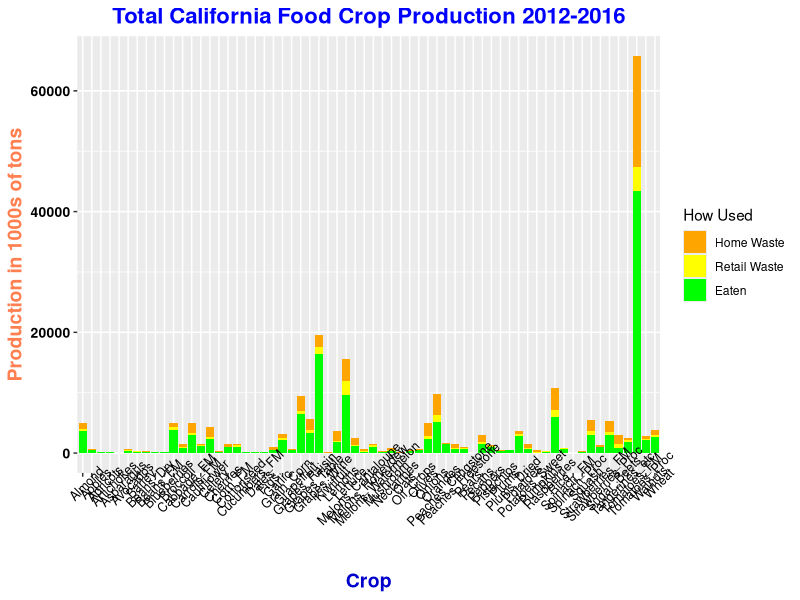
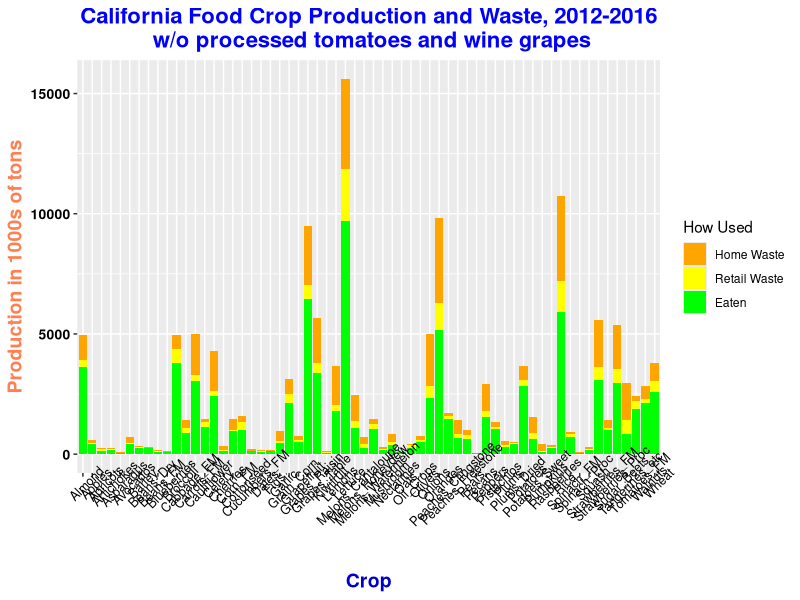
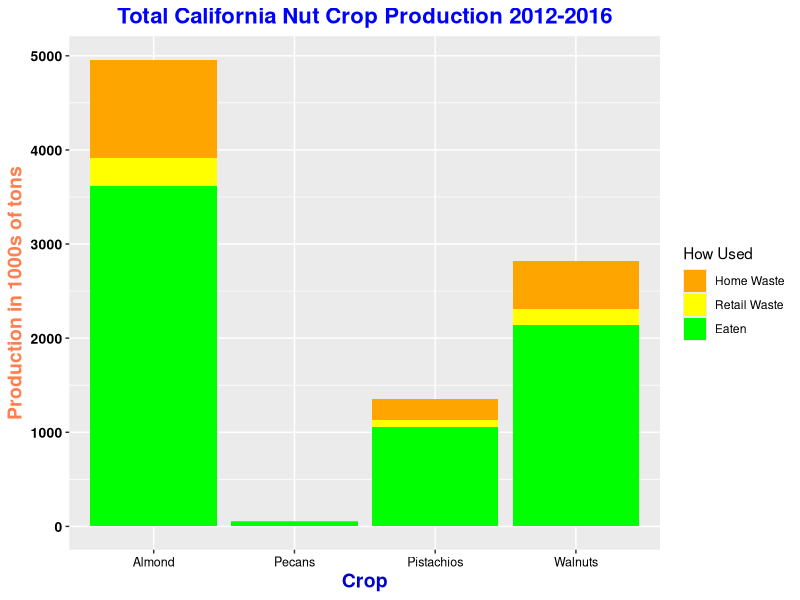
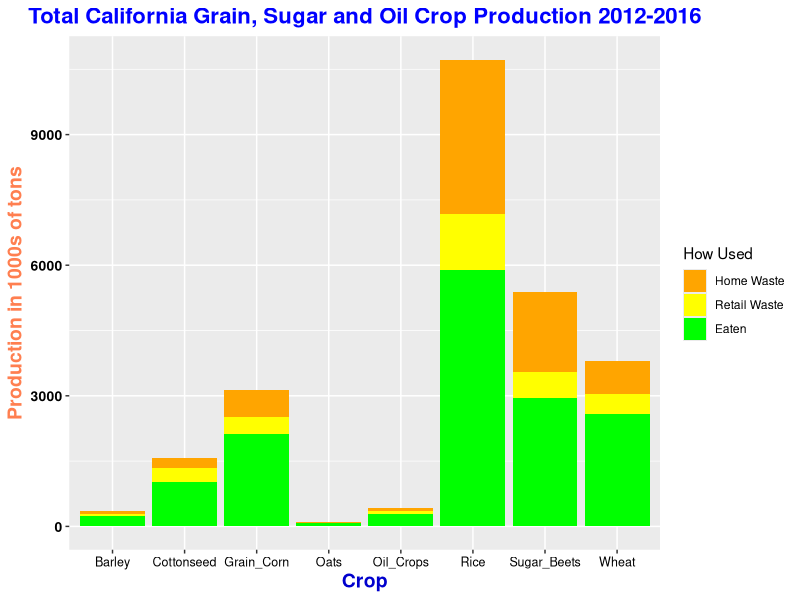
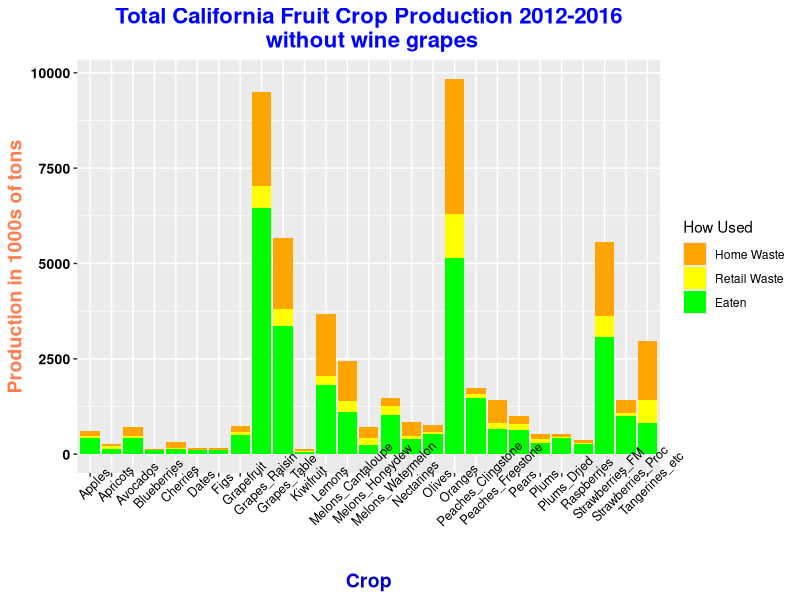
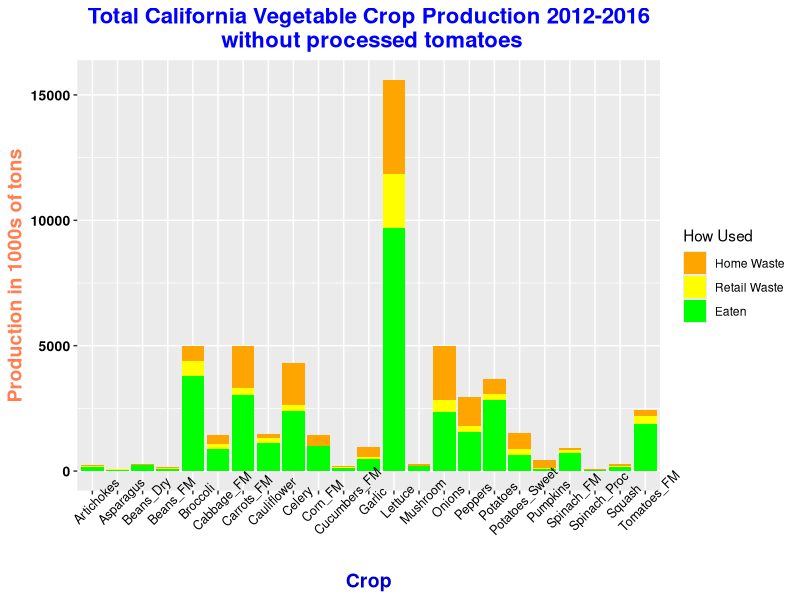
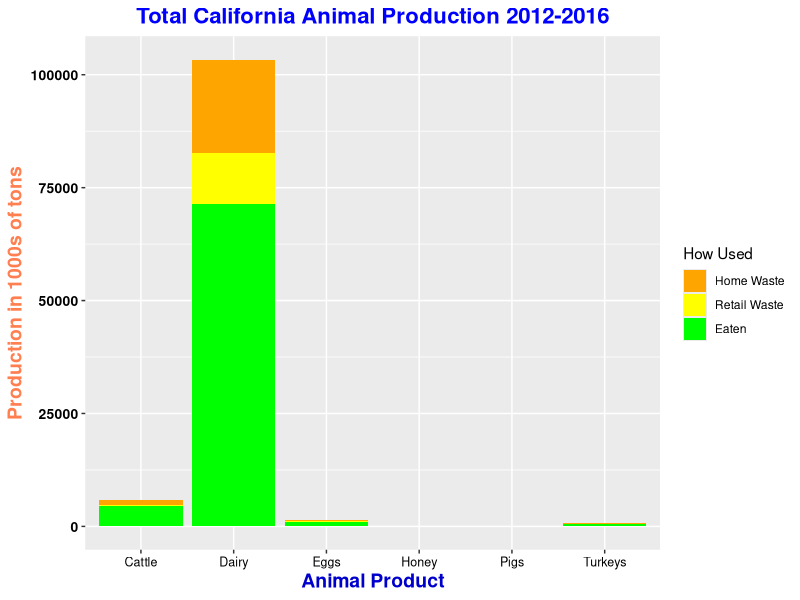
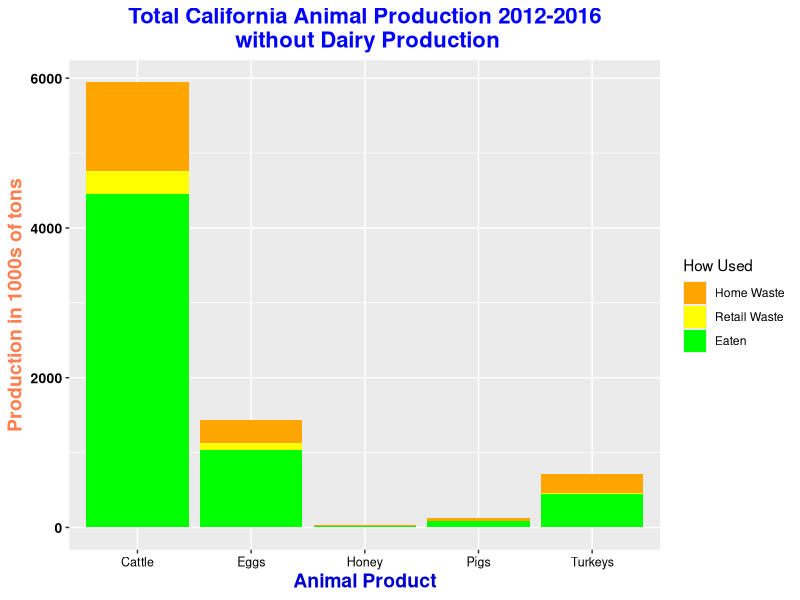

Source code (R) for these figures, in order:
# libraries
library(tidyverse)

# Code for creating visualization of california agricultural production
# from 2012 to 2016 with waste figures at different levels of production
# for all categories of crops and animal products.

# read in crop table files
crop_2016 <- read.table(file="calcrop2016.txt", header=TRUE, sep=" ")
crop_2015 <- read.table(file="calcrop2015.txt", header=TRUE, sep=" ")
crop_2014 <- read.table(file="calcrop2014.txt", header=TRUE, sep=" ")
crop_2013 <- read.table(file="calcrop2013.txt", header=TRUE, sep=" ")
crop_2012 <- read.table(file="calcrop2012.txt", header=TRUE, sep=" ")

# read in animal table files
animal_2016 <- read.table(file="calanim2016.txt", header=TRUE, sep=" ")
animal_2015 <- read.table(file="calanim2015.txt", header=TRUE, sep=" ")
animal_2014 <- read.table(file="calanim2014.txt", header=TRUE, sep=" ")
animal_2013 <- read.table(file="calanim2013.txt", header=TRUE, sep=" ")
animal_2012 <- read.table(file="calanim2012.txt", header=TRUE, sep=" ")

# read in file with yearly output and input costs
ag_bal <- read.table(file="cal_rev_cost_2012_2016.txt", header=TRUE, sep=" ")

# clip unnecessary columns from crop tables 
crop_2016 <- crop_2016[1:6]
crop_2015 <- crop_2015[1:6]
crop_2014 <- crop_2014[1:6]
crop_2013 <- crop_2013[1:6]
crop_2012 <- crop_2012[1:6]

# clip unnecessary columns from animal tables 
animal_2012 <- animal_2012[1:5]
animal_2013 <- animal_2013[1:5]
animal_2014 <- animal_2014[1:5]
animal_2015 <- animal_2015[1:5]
animal_2016 <- animal_2016[1:5]

# rename columns by year (unused)
#names(crop_2016)[2:6] <- paste(names(crop_2016[2:6]), "_2016", sep="")

# add year columns
crop_2016$year <- 2016
crop_2015$year <- 2015
crop_2014$year <- 2014
crop_2013$year <- 2013
crop_2012$year <- 2012
animal_2012$year <- 2012
animal_2013$year <- 2013
animal_2014$year <- 2014
animal_2015$year <- 2015
animal_2016$year <- 2016


# merge (used different approach)
#cal_crop <- merge(crop_2016[1:6], crop_2015[1:6],
#                 by="commodity", all=TRUE)

# put yearly crop data in single df
cal_crop <- rbind(crop_2016, crop_2015)
cal_crop <- rbind(cal_crop, crop_2014)
cal_crop <- rbind(cal_crop, crop_2013)
cal_crop <- rbind(cal_crop, crop_2012)

# put yearly animal data in single df
cal_animal <- rbind(animal_2016, animal_2015)
cal_animal <- rbind(cal_animal, animal_2014)
cal_animal <- rbind(cal_animal, animal_2013)
cal_animal <- rbind(cal_animal, animal_2012)

# create a crop production df 
cal_crop_prod <- cal_crop %>% select(commodity, year, production_kton)

# make index of NA values for production
prod_na <- which(is.na(cal_crop_prod[3]))

# find averages for missing production values
miss_prod_avg <- cal_crop_prod[!is.na(cal_crop_prod[3]),] %>%
                   filter(commodity %in% cal_crop_prod[prod_na,1]) %>%
                   group_by(commodity) %>%
                   summarise(avg = mean(production_kton))

# fill missing production values with 90% of average
cal_crop_prod[prod_na,3] <- miss_prod_avg[,2] * .9

# find missing commodities
# create yearly commodity lists
commod_2012 <- cal_crop_prod %>%
                 filter(year==2012) %>%
                 select(commodity)

commod_2013 <- cal_crop_prod %>%
  filter(year==2013) %>%
  select(commodity)

commod_2014 <- cal_crop_prod %>%
  filter(year==2014) %>%
  select(commodity)

commod_2015 <- cal_crop_prod %>%
  filter(year==2015) %>%
  select(commodity)

commod_2016 <- cal_crop_prod %>%
  filter(year==2016) %>%
  select(commodity)

commod_2012 <- commod_2012[[1]]
commod_2013 <- commod_2013[[1]]
commod_2014 <- commod_2014[[1]]
commod_2015 <- commod_2015[[1]]
commod_2016 <- commod_2016[[1]]

# check years to make sure that commodity names match
commod_2012[!commod_2012 %in% commod_2013]
commod_2013[!commod_2013 %in% commod_2012]
# no processed spinach after 2012
commod_2013[!commod_2013 %in% commod_2014]
commod_2013[!commod_2013 %in% commod_2015]
# 2013-2015 contain all the same commodities
commod_2013[!commod_2013 %in% commod_2016]
commod_2016[!commod_2016 %in% commod_2013]
# Processed and Fresh Market Strawberries combined in 2016
# Plumes and Prunes (Dried Plums) combined in 2016

# Create split 2012-2015 to divide combined 2016 commodities
split_com <- cal_crop_prod %>%
               filter(commodity %in% c("Strawberries_FM","Strawberries_Proc",
                                       "Plums", "Plums_Dried")) %>%
               group_by(commodity) %>%
               summarise(total_prod = sum(production_kton))

Straw_FM_split <- split_com[3,2]/(split_com[3,2]+split_com[4,2])
Straw_Proc_split <- split_com[4,2]/(split_com[3,2]+split_com[4,2])
Plums_split <- split_com[1,2]/(split_com[1,2]+split_com[2,2])
Plums_Dried_split <- split_com[2,2]/(split_com[1,2]+split_com[2,2])

# split 2016 data for strawberries and plums into seperate rows
Straw_2016 <- cal_crop_prod[which(cal_crop_prod[1] == "Strawberries_All"),3]
Plum_2016 <- cal_crop_prod[which(cal_crop_prod[1] == "Plums_Prunes"),3]
cal_crop_prod[nrow(cal_crop_prod)+1,] <- c("Strawberries_Proc", 2016, Straw_2016 * Straw_Proc_split)
cal_crop_prod[nrow(cal_crop_prod)+1,] <- c("Plums_Dried", 2016, Plum_2016 * Plums_Dried_split)
cal_crop_prod[which(cal_crop_prod[1] == "Strawberries_All"),] <- c("Strawberries_FM", 2016, Straw_2016 * Straw_FM_split)
cal_crop_prod[which(cal_crop_prod[1] == "Plums_Prunes"),] <- c("Plums", 2016, Plum_2016 * Plums_split)

# cal_crop_prod now has clean data for all 5 years

# create a animal production df 
cal_animal_prod <- cal_animal %>% select(commodity, year, marketings_klbs)
# remove negligible chicken production
cal_animal_prod <- cal_animal_prod %>% filter(commodity != "Chickens")

# convert Keggs to Klbs
egg_wgt <- 0.131
egg_dex <- which(cal_animal_prod[1]=="Eggs")
cal_animal_prod[egg_dex,3] <- cal_animal_prod[egg_dex,3] * egg_wgt

# convert Klbs to Ktons for all animal products
cal_animal_prod[,3] <- cal_animal_prod[,3]/2000
names(cal_animal_prod) <- c(names(cal_animal_prod)[1:2], "marketings_ktons")

# sum production over years of crop data.
cal_total_crop <- cal_crop_prod %>% 
  group_by(commodity) %>%
  summarise(years=n(), production=sum(production_kton))

# load table for crop waste numbers (created by hand)
cal_crop_waste <- read.table(file="calcropwaste.txt", header=TRUE, sep=" ")
cal_crop_waste <- cal_crop_waste[2:6]


# sum production over years of animal data.
cal_total_animal <- cal_animal_prod %>% 
  group_by(commodity) %>%
  summarise(years=n(), production=sum(marketings_ktons))

# create animal waste table by hand, commented out for future runs
#cal_animal_waste <- edit(cal_total_animal)

# save created animal waste table, commented out for future runs
# write.csv(cal_animal_waste, "cal_animal_waste.csv", row.names=FALSE)

# Read in previously created animal waste table
cal_animal_waste <- read.csv(file="cal_animal_waste.csv")

# turn NAs into 0s for crop waste table
index_na2 <- which(is.na(cal_crop_waste[2]))
index_na3 <- which(is.na(cal_crop_waste[3]))
cal_crop_waste[index_na2,2] <- 0.0
cal_crop_waste[index_na3,3] <- 0.0

# Create and save a crop type table by hand, commented out for future runs
# cal_crop_type <- edit(cal_total_crop[1])
# write.csv(cal_crop_type, "cal_crop_type.csv", row.names=FALSE)

# read in crop type file
cal_crop_type <- read.csv(file="cal_crop_type.csv")

# create table with all crop values
cal_crop_full <- merge(cal_total_crop, cal_crop_type, by="commodity", all=TRUE)
cal_crop_full <- merge(cal_crop_full, cal_crop_waste, by="commodity", all=TRUE)

# create table with all animal values
cal_animal_full <- merge(cal_total_animal, cal_animal_waste, by="commodity", all=TRUE)

# remove peppermint and feed, not food products
cal_crop_full <- cal_crop_full %>% filter(commodity != "Peppermint" & commodity != "Hay")

# create crop usage table
cal_crop_use <- 
  data_frame('Commodity'=cal_crop_full$commodity,
             'Type'= cal_crop_full$type,
             'Unharvested'=cal_crop_full$production*cal_crop_full$unharvested,
             'Ugly_and_Blemished'=cal_crop_full$production*cal_crop_full$ugly_blemished,
             'Eaten'=cal_crop_full$production*(1-(cal_crop_full$retail+cal_crop_full$consumer)),
             'Retail_Waste'=cal_crop_full$production*cal_crop_full$retail,
             'Home_Waste'=cal_crop_full$production*cal_crop_full$consumer)

# create animal usage table
cal_animal_use <- 
  data_frame('Commodity'=cal_animal_full$commodity,
             'Eaten'=cal_animal_full$production*(1-(cal_animal_full$Retail+cal_animal_full$Consumer)),
             'Retail_Waste'=cal_animal_full$production*cal_animal_full$Retail,
             'Home_Waste'=cal_animal_full$production*cal_animal_full$Consumer)

# create tables for graphing
cal_crop_graph <- cal_crop_use %>%
  gather(key=Usage, value=Ktons,Eaten,Retail_Waste,Home_Waste)
cal_animal_graph <- cal_animal_use %>%
  gather(key=Usage, value=Ktons,Eaten,Retail_Waste,Home_Waste)

# fix order of usage for proper graph stacking
cal_crop_graph$Usage <- factor(cal_crop_graph$Usage)
cal_crop_graph$Usage <- factor(cal_crop_graph$Usage,
                               levels=c("Home_Waste","Retail_Waste","Eaten"), ordered=TRUE)
cal_animal_graph$Usage <- factor(cal_animal_graph$Usage)
cal_animal_graph$Usage <- factor(cal_animal_graph$Usage,
                               levels=c("Home_Waste","Retail_Waste","Eaten"), ordered=TRUE)

# create reusable themes and legends
theme_crop <-
  theme(axis.text.x = element_text(color="black", size=9, angle=45),
        axis.text.y = element_text(face="bold", color="black", size=10, angle=0),
        plot.title = element_text(face="bold", color="blue", size=16, hjust=0.5),
        axis.title.x = element_text(color="blue3", size=14, face="bold"),
        axis.title.y = element_text(color="coral", size=14, face="bold"))

theme_crop_sm <- 
  theme(axis.text.x = element_text(color="black", size=9, angle=0),
        axis.text.y = element_text(face="bold", color="black", size=10, angle=0),
        plot.title = element_text(face="bold", color="blue", size=16, hjust=0.5),
        axis.title.x = element_text(color="blue3", size=14, face="bold"),
        axis.title.y = element_text(color="coral", size=14, face="bold"))

 
legend_crop <- scale_fill_manual(name="How Used", 
                                 labels = c("Home Waste", "Retail Waste", "Eaten"), 
                                 values = c("Home_Waste"="orange", 
                                            "Retail_Waste"="yellow", 
                                            "Eaten"="green"))
  
# graph of all crops waste at retail and home level
cal_crop_graph %>% 
  ggplot(aes(x=Commodity,y=Ktons,fill=Usage)) +
  geom_col() +
  labs(title="Total California Food Crop Production 2012-2016", x="Crop",
       y="Production in 1000s of tons") +
  theme_crop +
  legend_crop



# graph of all crops waste at retail and home level w/o processed tomatoes and wine grapes
cal_crop_graph %>% 
  filter(Commodity != "Tomatoes_Proc" & Commodity != "Grapes_Wine" ) %>%
  ggplot(aes(x=Commodity,y=Ktons,fill=Usage)) +
    geom_bar(stat="identity") +
    labs(title="California Food Crop Production and Waste, 2012-2016\n w/o processed tomatoes and wine grapes",
         x="Crop", y="Production in 1000s of tons") +
    legend_crop + 
    theme_crop


# graph of nut crops waste at retail and home level
cal_crop_graph %>% 
  filter(Type=="nut") %>%
  ggplot(aes(x=Commodity,y=Ktons,fill=Usage)) +
    geom_bar(stat="identity") +
    labs(title="Total California Nut Crop Production 2012-2016",
         x="Crop", y="Production in 1000s of tons") +
    legend_crop +
    theme_crop_sm

# graph of grain, sugar and oil crops waste at retail and home level
cal_crop_graph %>% 
  filter(Type=="grain" | Type=="sugar" | Type=="oil") %>%
  ggplot(aes(x=Commodity,y=Ktons,fill=Usage)) +
  geom_bar(stat="identity") +
  labs(title="Total California Grain, Sugar and Oil Crop Production 2012-2016",
       x="Crop", y="Production in 1000s of tons") +
  legend_crop +
  theme_crop_sm

# graph of fruit crop waste at retail and home level w/o wine grapes
cal_crop_graph %>% 
  filter(Type=="fruit" & Commodity != "Grapes_Wine") %>%
  ggplot(aes(x=Commodity,y=Ktons,fill=Usage)) +
  geom_bar(stat="identity") +
  labs(title="Total California Fruit Crop Production 2012-2016\n without wine grapes",
       x="Crop", y="Production in 1000s of tons") +
  legend_crop + 
  theme_crop

# graph of vegetable crop waste at retail and home level w/o wine grapes
cal_crop_graph %>% 
  filter(Type=="vegetable" & Commodity != "Tomatoes_Proc") %>%
  ggplot(aes(x=Commodity,y=Ktons,fill=Usage)) +
  geom_bar(stat="identity") +
  labs(title="Total California Vegetable Crop Production 2012-2016\n without processed tomatoes",
       x="Crop", y="Production in 1000s of tons") +
  legend_crop + 
  theme_crop


# graph of animal production waste at retail and home level
cal_animal_graph %>% 
  ggplot(aes(x=Commodity,y=Ktons,fill=Usage)) +
  geom_bar(stat="identity") +
  labs(title="Total California Animal Production 2012-2016",
       x="Animal Product", y="Production in 1000s of tons") +
  legend_crop +
  theme_crop_sm

# graph of animal production waste at retail and home level w/o Diary
cal_animal_graph %>% 
  filter(Commodity != "Dairy") %>%
  ggplot(aes(x=Commodity,y=Ktons,fill=Usage)) +
  geom_bar(stat="identity") +
  labs(title="Total California Animal Production 2012-2016\n without Dairy Production",
       x="Animal Product", y="Production in 1000s of tons") +
  legend_crop +
  theme_crop_sm

# compare crops by type
cal_crop_type_graph <- cal_crop_use %>%
  group_by(Type) %>%
  summarise(Eaten=sum(Eaten), Retail_Waste=sum(Retail_Waste), Home_Waste=sum(Home_Waste)) %>%
  gather(key=Usage, value=Ktons,Eaten,Retail_Waste,Home_Waste) 
  
cal_crop_type_graph$Usage <- factor(cal_crop_type_graph$Usage)
cal_crop_type_graph$Usage <- factor(cal_crop_type_graph$Usage,
                               levels=c("Home_Waste","Retail_Waste","Eaten"), ordered=TRUE)

cal_crop_type_graph %>%
  ggplot(aes(x=Type,y=Ktons,fill=Usage)) +
  geom_bar(stat="identity") +
    labs(title="California Crop Production by Type of Crop 2012-2016",
         x="Crop Type", y="Production in 1000s of tons") +
    legend_crop +
    theme_crop_sm
  
# Create combined table to compare animal and crop production and waste.
cal_crop_total_use <- cal_crop_use %>%
  summarise(Type="Crop", Eaten=sum(Eaten), Retail_Waste=sum(Retail_Waste), Home_Waste=sum(Home_Waste))
cal_animal_total_use <- cal_animal_use %>%
  summarise(Type="Animal",Eaten=sum(Eaten), Retail_Waste=sum(Retail_Waste), Home_Waste=sum(Home_Waste))  
cal_total_use <- rbind(cal_crop_total_use,cal_animal_total_use)
cal_total_graph <- cal_total_use %>%
  gather(key=Usage, value=Ktons,Eaten,Retail_Waste,Home_Waste)
cal_total_graph$Usage <- factor(cal_total_graph$Usage)
cal_total_graph$Usage <- factor(cal_total_graph$Usage,
                                    levels=c("Home_Waste","Retail_Waste","Eaten"), ordered=TRUE)


# Compare animal products to crops
cal_total_graph %>% 
  ggplot(aes(x=Type,y=Ktons,fill=Usage)) +
  geom_bar(stat="identity") +
  labs(title="California Crop and Animal Production 2012-2016",
       x="Product Type", y="Production in 1000s of tons") +
  legend_crop +
  theme_crop_sm +
  geom_text(aes(label=paste(round(Ktons/1000, 1),"M Tons"),
                y=c(140000,70000,161000,85000, 220000, 105000))) +
  geom_text(aes(label=paste("Total Eaten:",paste(round((Ktons[1]+Ktons[2])/1000, 1),"M Tons"),sep='\n'),
                y=150000, x="Animal"), color="green", size=6) +
  geom_text(aes(label=paste("Total Home and","Retail Waste:",paste(round(sum(Ktons[3:6])/1000, 1),"M Tons"), sep='\n'),
                y=200000, x="Animal"), color="goldenrod1", size=6)




# look at comparable costs to produce animal vs. plant based products
# reduce table to total production and seperable inputs for crops and livestock
cost_comp <-  ag_bal %>%
  filter(Item %in% c("Crop_Value_Total","Livestock_Value_Total","Feed_purchased",
                     "Livestock_poultry_purchased","Seed_purchased","Fertilizers_lime",
                     "Pesticides","Petroleum_fuel","Electricity"))

# flip table so years are observations, convert $1000 values to numerics
cost_comp <- t(cost_comp)
colnames(cost_comp) <- cost_comp[1,]
cost_df <- data_frame(year=rownames(cost_comp)[2:6],cost_comp[2:6,1],cost_comp[2:6,2],
                      cost_comp[2:6,3],cost_comp[2:6,4],cost_comp[2:6,5],cost_comp[2:6,6],
                      cost_comp[2:6,7],cost_comp[2:6,8],cost_comp[2:6,9])
colnames(cost_df)[2:10] <- colnames(cost_comp)
for (i in 2:10) {
  cost_df[i] <- as.numeric(cost_df[[i]])
}
# Sum costs for crops and livestock
cost_df <- cost_df %>%
  mutate(Crop_Cost_Total=Seed_purchased+Fertilizers_lime+Pesticides+Petroleum_fuel,
         Livestock_Cost_Total=Feed_purchased+Livestock_poultry_purchased+Electricity)

# create reduced table with ratio of cost to total value
cost_red <- cost_df %>%
  select(1:3,11:12)
cost_red <- cost_red %>%
  mutate(Crop_Cost_Ratio=Crop_Cost_Total/Crop_Value_Total, 
         Livestock_Cost_Ratio=Livestock_Cost_Total/Livestock_Value_Total)

cost_red$year <- as.integer(str_sub(cost_red$year,2,5))

# show year by year graph of cost of crop production
cost_red %>% 
  ggplot(aes(x=year,y=Crop_Value_Total/1000000)) +
  geom_col(fill ="blue", color="black") +
  geom_col(data = cost_red, aes(x=year, y=Crop_Cost_Total/1000000), fill="goldenrod", color="black") +
  labs(title="California Crop Value and Cost of inputs 2012-2016\n without labor and capital equipment costs",
       x="Year", y="Value in Billions of Dollars") +
  coord_flip() +
  theme_crop_sm + 
  geom_text(aes(label=paste(round(Crop_Value_Total/1000000, 1),"B"),
                y=Crop_Value_Total/1000000+1.5)) +
  geom_text(aes(label=paste(round(Crop_Cost_Total/1000000, 1),"B"),
                y=Crop_Cost_Total/1000000-1.3))+
  geom_text(aes(label="Cost of Inputs", x=2016.7,y=4.5), size= 6, color="goldenrod") +
  geom_text(aes(label="Total Value", x=2016.7,y=30), size= 6, color="blue")

# show year by year graph of cost of livestock production
cost_red %>% 
  ggplot(aes(x=year,y=Livestock_Value_Total/1000000)) +
  geom_col(fill ="blue", color="black") +
  geom_col(aes(x=year, y=Livestock_Cost_Total/1000000), fill="goldenrod", color="black") +
  labs(title="California Animal Product Value and Cost of inputs 2012-2016\n without labor and capital equipment costs",
       x="Year", y="Value in Billions of Dollars") +
  coord_flip() +
  theme_crop_sm + 
  geom_text(aes(label=paste(round(Livestock_Value_Total/1000000, 1),"B"),
                y=Livestock_Value_Total/1000000+.6)) +
  geom_text(aes(label=paste(round(Livestock_Cost_Total/1000000, 1),"B"),
                y=Livestock_Cost_Total/1000000-.6))+
  geom_text(aes(label="Cost of Inputs", x=2016.7,y=2.5), size= 6, color="goldenrod") +
  geom_text(aes(label="Total Value", x=2016.7,y=13), size= 6, color="blue")


# create 2015 produce production table
wonky_2015 <- data_frame(commodity=rep(c("Fruit", "Citrus", "Vegetable"),2))
wonky_2015$region <- c(rep("US",3), rep("California",3))
wonky_2015$marketable <- c(14078,3794,21762, sum(crop_2015[c(25:34,36,37,39,41,42,44:46,49,50),5]), 
                        3138, sum(crop_2015[1:22,5]))
wonky_2015 <- wonky_2015 %>%
  mutate(unharvest = marketable*0.1, discard = marketable*0.2)

# create produce table for visualization
wonky_graph <- wonky_2015 %>%
  gather(key=use, value=Ktons,marketable,unharvest,discard) 
wonky_graph$use <- factor(wonky_graph$use)
wonky_graph$use <- factor(wonky_graph$use,
                                levels=c("discard","unharvest","marketable"), ordered=TRUE)

# create legend and theme for wonkey
legend_wonky <- scale_fill_manual(name="Produce Destination\nDue to Appearance ", 
                                 labels = c("Harvested but\nnot Marketable", "Not Harvested", "Marketable"), 
                                 values = c("discard"="chartreuse3", 
                                            "unharvest"="darkseagreen1", 
                                            "marketable"="blue"))

theme_wonky <-
  theme(axis.text.x = element_text(face="bold", color="maroon", size=10, angle=0),
        axis.text.y = element_text(face="bold", color="black", size=10, angle=0),
        plot.title = element_text(face="bold", color="blue", size=16, hjust=0.5),
        axis.title.x = element_text(color="coral", size=14, face="bold"),
        axis.title.y = element_text(color="coral", size=14, face="bold"))

# Graph California Ugly produce
wonky_graph %>% 
  filter(region=="California") %>%
  ggplot(aes(x=commodity,y=Ktons,fill=use)) +
  geom_bar(stat="identity") +
  labs(title="California Produce Discarded or Unharvested\ndue to Blemishes, Ugliness or Size, 2015",
       x="Produce Type", y="Production in 1000s of tons") +
  legend_wonky +
  theme_wonky +
  geom_text(aes(label=paste(round(Ktons, 0),"KTons"),
                y=c(6200,2900,10000,6900,3350,11000,8200,3900,13000)), size=3.5) 

# Graph US Ugly produce
wonky_graph %>% 
  filter(region=="US") %>%
  ggplot(aes(x=commodity,y=Ktons,fill=use)) +
  geom_bar(stat="identity") +
  labs(title="US Produce Discarded or Unharvested\ndue to Blemishes, Ugliness or Size, 2015",
       x="Produce Type", y="Production in 1000s of tons") +
  legend_wonky +
  theme_wonky +
  geom_text(aes(label=paste(round(Ktons, 0),"KTons"),
                y=c(13500,3400,21000,15000,4200,23000,17600,5500,27000)), size=3.5) 

# Total all types of produce
wonky_graph %>%  
  group_by(region, use) %>%
  summarize(Ktons=sum(Ktons)) %>%
  ggplot(aes(x=region,y=Ktons,fill=use)) +
  geom_bar(stat="identity") +
  labs(title="Total Produce Discarded or Unharvested\ndue to Blemishes, Ugliness or Size, 2015",
       x="Total Produce", y="Production in 1000s of tons") +
  legend_wonky +
  theme_wonky +
  geom_text(aes(label=paste(round(Ktons, 0),"KTons"),
                y=c(24000,21000,18000,50000,42000,38000)), size=3.5) 




